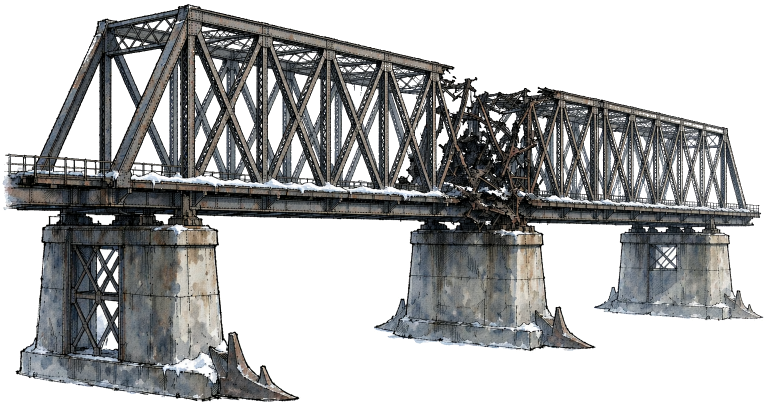
#> input picture tools/bridge_restyle/bridge_PHOTOREAL_ORIGINAL.png, 1530 x 812 px, found by its file name (shown at 1/2 size)
$ python restyle_bridge.py
#> lines starting #> are read from the running program, lines starting #| are printed output that depends on the picture; after the words box and inside, x2 and y2 are one past the last pixel; in counts of white or black regions, pixels touching at a corner belong together
#!/usr/bin/env python
"""
restyle_bridge_v3.py —— 写实江桥 → InkStyle 手绘上色风（第 3 版管线）

前两版（给写实图换色）失败的教训，都有数据支撑：

    指标            房子(参照)   v1 成品     问题
    墨线占比         ~12%         2.3%        只有色块，没有线
    桁架构件段数      16 段       4 段        find_enclosed_holes 把镂空填实了
    彩度 p50         0.035       0.090       明显不是同一个游戏
    墨线 RGB      近黑中性      暖褐         色调不对

v3 的做法
---------
1. **几何一个像素都不填**。只做两件事：拆掉检修走道栏杆（"两个路"的另一半根因）、
   补上铆钉冲孔这种 1-2px 的破洞（大面积镂空是桁架的形状，动不得）。
2. **颜色按材质分**，而不是按亮度一刀切：
   锈褐主梁 / 暗板岩腹杆 / 中性钢桥面 / 暖灰混凝土 / 纸白雪。
   原图的钢构本来就是暖褐的，v1/v2 给它染成蓝灰，是"不像同一个游戏"的主因。
3. **平涂用硬边**。分档之后不再做高斯软过渡，色块边界干脆，才像"画"出来的。
4. **墨线** = alpha 内缩轮廓(2px) + 长走向暗缝。铆钉是圆点（走向短），
   缝是长线（走向长），用走向长度就能分开，噪点自然消失。
5. **雪只给极亮且几乎无彩的地方**（纸白透出来），桥墩上的阳光亮斑不算雪。

用法: python restyle_bridge_v3.py <输入.png> <输出.png>
"""

import os
import sys

import numpy as np
from PIL import Image, ImageDraw, ImageFilter


# ————————————————————————————————————————————————————————————
#  形态学工具（来自 v1，已验证有效；此处内联，仓库里单文件可跑）
# ————————————————————————————————————————————————————————————

def dilate(mask, size):
    """膨胀一个二值/灰度蒙版（用 MaxFilter 近似，比逐像素卷积快得多）。"""
    m = Image.fromarray((np.clip(mask, 0, 1) * 255).astype(np.uint8))
    m = m.filter(ImageFilter.MaxFilter(size))
    return np.asarray(m).astype(np.float64) / 255.0


def open_mask(mask, size=3):
    """形态学开运算（先腐蚀后膨胀）：抹掉面积太小的碎块。

    写实图上每个铆钉都是一个小亮点，雪的蒙版会把它们一个个当成雪，
    结果桥面上撒满白点。开运算只留下成片的区域。
    """
    m = Image.fromarray((np.clip(mask, 0, 1) * 255).astype(np.uint8))
    m = m.filter(ImageFilter.MinFilter(size))
    m = m.filter(ImageFilter.MaxFilter(size))
    return np.asarray(m).astype(np.float64) / 255.0


def distance_transform(mask, max_d=48):
    """
    距离变换：每个实体像素到最近背景像素的距离。

    用反复腐蚀来算：每做一次 3x3 的 MinFilter(腐蚀)，
    距离就近一格；像素在第几轮消失，它的距离就是几。
    纯 numpy + PIL，够快（1530x812 跑 48 轮不到两秒）。
    """
    cur = (mask > 0.5)
    dist = np.zeros(mask.shape, dtype=np.float64)
    for i in range(1, max_d + 1):
        nxt = cur.copy()
        nxt[1:, :] &= cur[:-1, :]
        nxt[:-1, :] &= cur[1:, :]
        nxt[:, 1:] &= cur[:, :-1]
        nxt[:, :-1] &= cur[:, 1:]
        cur = nxt
        dist += cur
    return dist


def horizontal_run(mask):
    """
    每个实体像素所在的"水平连续段"有多长。

    累积法：左边用 np.maximum.accumulate 找本段最左的实体像素，
    右边用反向 np.minimum.accumulate 找本段最右的实体像素。
    """
    h, w = mask.shape
    idx = np.arange(w)
    row = mask
    left = np.maximum.accumulate(np.where(row, idx, -1), axis=1)
    right = np.minimum.accumulate(np.where(row, idx, w)[:, ::-1], axis=1)[:, ::-1]
    run = (right - left + 1).astype(np.float64)
    return np.where(row, run, 0.0)


def deck_top_profile(w, y0=342.0, slope=0.054, ymin=330.0, ymax=424.0):
    """
    桥面顶边在贴图里的行号（每一列一个值）。

    这条线是斜的：原图是一张透视渲染，桥从左向右往后缩，
    近端的桥面在第 342 行，远端已经落到第 413 行。
    实测值（用"连续实心 25 行"定桥面顶）：
        x=0 -> 342    x=240 -> 355   x=720 -> 382
        x=600 -> 372  x=1080 -> 400  x=1320 -> 413
    线性拟合 y = 342 + 0.054x 除了 x=480 一处局部特征外全部命中，
    所以直接用这条线，够准也够稳。
    """
    x = np.arange(w, dtype=np.float64)
    return np.clip(y0 + slope * x, ymin, ymax)


def remove_deck_railing(alpha, band_h=52, core_size=11, halo=17, guard=3, thin_max=17.0):
    """
    拆掉桥面上的检修走道栏杆——"一个桥出现两条路"的另一半根因。

    现实里，1931 年的嫩江江桥是公路桥，桥面上不会有铁路检修走道；
    而这一关的主角是铁轨。所以栏杆要去掉。

    难点是分清"栏杆"和"桁架"。颜色分不开（两者都是钢，偏色几乎一样），
    位置也分不开（它们在同一片行里交错）。能分开的是**粗细**：

      · 桁架的主构件（弦杆、斜杆、立柱）宽 25-40px，是粗的
      · 桁架腹杆的缀条 8-14px，是细的
      · 检修走道的立柱和横杆 4-10px，也是细的

    光看"细"会连缀条一起删——那没关系，缀条本来就是多余的细节，
    删掉之后它留下的洞会被后面的填孔步骤补回实心，构件还是实心的。

    真正要保护的是**粗构件本身**。做法是形态学的"厚薄分离"：

        core  = 开运算(11)     只剩粗构件的核心
        prot  = 膨胀(core)     粗构件外扩 8px 的保护区
        thin  = 实心 & 不在保护区里   立在空中的细杆

    桁架斜杆的边缘（1-3px 毛边）落在保护区里，不会被啃掉；
    栏杆立柱离任何粗构件都有 30px 以上，一定被选中。

    保护规则：桥面顶板以上 guard 行不删，免得把雪线和桥面边缘啃出缺口。
    """
    h, w = alpha.shape
    m = alpha > 0.5

    deck_top = deck_top_profile(w)
    rows = np.arange(h)[:, None]
    band = (rows >= (deck_top[None, :] - band_h)) & (rows <= (deck_top[None, :] - guard))

    # ——— 判据一：**构件的实际厚度** ———
    #
    # 距离变换给出每个实体像素到最近背景的距离，乘二就是这一处的构件厚度。
    #   桁架主构件 25-40px 厚  ->  厚
    #   桁架腹杆的缀条 8-14px  ->  薄（细节，本来就该删）
    #   检修走道的立柱横杆 4-14px  ->  薄
    #
    # 之前只用形态学开运算分粗细，门槛卡在 11px，
    # 结果栏杆那根 12px 粗的顶横杆被当成"粗构件"保住了，
    # 栅栏拆不干净。现在改成直接量厚度，门槛 8px（半宽 <= 8）。
    dist = distance_transform(m)
    thin = (2.0 * dist + 1.0) <= thin_max

    # ——— 判据二：**这一列上面还有没有桁架** ———
    #
    # 远端的桁架因为透视会变得很细（远端构件只有 6-10px 宽），
    # 单看厚度会把远端的桥也当成栏杆啃掉。
    # 所以再加一条：这一列在带子上方 20 行里，如果还连着 >= 10 像素的实体，
    # 说明有桁架构件从这里穿过去，这一列只按"厚度"删，不整列清空。
    cs = np.cumsum(m.astype(np.int32), axis=0)
    cs_pad = np.vstack([np.zeros((1, w), dtype=np.int32), cs])
    win = np.maximum(np.arange(h) - 20, 0)
    cont = (cs_pad[np.arange(h)] - cs_pad[win]) >= 10

    # 粗构件保护区：桁架主构件的边缘有 1-3px 毛边，别啃掉
    core = open_mask(m.astype(np.float64), core_size) > 0.5
    prot = dilate((core & band).astype(np.float64), halo) > 0.5
    prot &= band

    # 判据三：**长横杆**。
    #
    # 远端透视里的走道扶手会变粗（12-20px），前两条判据都漏掉了它，
    # 结果在轨道上方留下一小段悬空的细线。
    # 横杆的特征很好认：水平方向连得很长（>=40px），竖直方向却很薄。
    # 桁架在这个高度上只有斜杆和立柱，横着走的只有扶手本身。
    hrun = horizontal_run(m)
    longbar = (hrun >= 40.0) & (thin | ((2.0 * dist + 1.0) <= 24.0))

    # 删三种：
    #   A. 带子里所有"薄"的像素 —— 栏杆和缀条都归在这一类
    #   B. 整根立柱 —— 那些上方没有任何桁架结构、只在带子里露头的竖条
    #      （栏杆立杆在远处透视里最细，靠厚度判据容易漏，这里兜底）
    #   C. 长横杆 —— 粗一点的走道扶手
    delete_a = band & m & thin & ~prot
    delete_b = band & m & ~cont & ~prot
    delete_c = band & m & longbar & ~prot
    delete = delete_a | delete_b | delete_c

    out = alpha.copy()
    out[delete] = 0.0
    return out, delete


# ————————————————————————————————————————————————————————————
#  InkStyle 色板
#  参照实测：房子墨线 (0.096,0.095,0.090) 近黑；亮度 p50 0.493；彩度 p50 0.035
# ————————————————————————————————————————————————————————————
INK = (0.092, 0.088, 0.082)        # 主墨线：近黑中性
PAPER = (0.905, 0.910, 0.906)      # 纸底 / 雪（比背景雪山略暗，免得跳出来）

# 桁架：锈褐主梁（暖，但克制——房子暖度 +0.063，尸体 +0.212，木头才是暖的）
CHORD_DK = (0.220, 0.186, 0.158)   # 锈褐·暗
CHORD_MID = (0.348, 0.298, 0.252)  # 锈褐·中
CHORD_LIT = (0.478, 0.418, 0.356)  # 锈褐·亮
CHORD_EDGE = (0.628, 0.562, 0.488)  # 受光边缘

# 腹杆：**中性深灰**，不是蓝灰。
# 背景雪山是冷白（中位 0.845），冷蓝灰的桁架在它面前会直接化掉。
# 前景实体（中位亮度）都在 0.25~0.35：榆树 0.309、烧毁房子 0.226、尸体 0.250。
WEB_DK = (0.118, 0.116, 0.112)     # 腹杆/节点板·暗
WEB_MID = (0.228, 0.224, 0.216)    # 腹杆·中
WEB_LIT = (0.362, 0.355, 0.340)    # 腹杆·亮
STEEL_LIT = (0.522, 0.512, 0.492)  # 亮钢

# 桥面（钢梁）
DECK_DK = (0.205, 0.204, 0.200)
DECK_MID = (0.348, 0.345, 0.338)
DECK_LIT = (0.518, 0.512, 0.498)

# 桥墩（混凝土，暖灰）。参考"烧毁的房子"：墙是一大片平涂，不画脏渍
CONC_DD = (0.248, 0.240, 0.226)
CONC_DK = (0.352, 0.340, 0.318)
CONC_MID = (0.478, 0.462, 0.436)
CONC_LIT = (0.640, 0.620, 0.586)

BURNT = (0.215, 0.192, 0.170)      # 烧毁的焦黑钢


# ————————————————————————————————————————————————————————————
#  基础工具
# ————————————————————————————————————————————————————————————

def _f(img):
    return np.asarray(img).astype(np.float64) / 255.0


def _gauss_rgb(arr, radius):
    return _f(Image.fromarray((np.clip(arr, 0, 1) * 255).astype(np.uint8))
              .filter(ImageFilter.GaussianBlur(radius)))


def gaussian(lum, radius):
    return _f(Image.fromarray((np.clip(lum, 0, 1) * 255).astype(np.uint8))
              .filter(ImageFilter.GaussianBlur(radius)))


def median_filter(lum, radius):
    size = radius * 2 + 1
    return _f(Image.fromarray((np.clip(lum, 0, 1) * 255).astype(np.uint8))
              .filter(ImageFilter.MedianFilter(size)))


def run_length(mask, axis):
    """每个前景像素所在连续段的长度。axis=0 横向，1 纵向。"""
    m = mask.T if axis == 0 else mask
    h, w = m.shape
    fwd = np.zeros_like(m, dtype=np.int32)
    run = np.zeros(h, dtype=np.int32)
    for x in range(w):
        run = np.where(m[:, x], run + 1, 0)
        fwd[:, x] = run
    bwd = np.zeros_like(m, dtype=np.int32)
    run = np.zeros(h, dtype=np.int32)
    for x in range(w - 1, -1, -1):
        run = np.where(m[:, x], run + 1, 0)
        bwd[:, x] = run
    out = fwd + bwd - 1
    return out.T if axis == 0 else out


def inner_contour_band(alpha, width):
    """alpha 的内缩轮廓带：墨线只画在实体上，不溢出到透明区。"""
    m = Image.fromarray((np.clip(alpha, 0, 1) * 255).astype(np.uint8))
    for _ in range(width - 1):
        m = m.filter(ImageFilter.MinFilter(3))
    return np.clip(alpha - _f(m), 0, 1)


def wobble_outline(alpha, seed=5):
    """**手绘感**的轮廓墨线带。

    手绘的线有三个特点，照片的 alpha 边缘一个都没有：

      1. 粗细不匀      —— 檐口最粗，木纹上最细
      2. 位置会抖      —— 线不是精确贴着轮廓，会往外飘一点再回来
      3. 起笔收笔有轻重

    这里准备三组候选带（收缩 1px / 原位 / 膨胀 1px，以及 1/2/3px 三种宽度），
    用一张低频噪声图在它们之间挑。挑到"膨胀"的那一档时线会往外飘，
    正好就是手绘那种飘出去再收回来的感觉。
    """
    h, w = alpha.shape
    rng = np.random.default_rng(seed)
    small = rng.normal(0, 1, (max(2, h // 26), max(2, w // 26)))
    noise = _f(Image.fromarray(((small * 46) + 128).clip(0, 255).astype(np.uint8))
               .resize((w, h), Image.BICUBIC))
    op = alpha > 0.5

    a_er = _f(Image.fromarray((np.clip(alpha, 0, 1) * 255).astype(np.uint8))
              .filter(ImageFilter.MinFilter(3)))
    a_di = _f(Image.fromarray((np.clip(alpha, 0, 1) * 255).astype(np.uint8))
              .filter(ImageFilter.MaxFilter(3)))

    bands = []
    for base in (a_er, alpha, a_di):
        for width in (2, 3, 4):
            bands.append(inner_contour_band(base, width) * op)

    n = len(bands)
    pick = np.clip(((noise + 0.5) * n).astype(int), 0, n - 1)
    out = np.zeros((h, w))
    for i, b in enumerate(bands):
        out[pick == i] = b[pick == i]
    return np.clip(out, 0, 1)


def wash_from_solid(vals, op, radius, far=1.0):
    """只在实体像素上做加权模糊，得到"附近实体色的平均值"。

    这一步替代了"先把透明区置 1.0 再模糊"的做法——后者会让每一个孔洞
    周围套上一圈白晕（桥墩上那些迷彩斑就是这么来的）。
    """
    w = op.astype(np.float64)
    num = gaussian(vals * w, radius)
    den = np.maximum(gaussian(w, radius), 1e-4)
    out = num / den
    return np.where(den < 0.03, far, out)


def classify_holes(alpha):
    """找出被实体完全包住的透明洞，并按"内切圆半径"分级。

    桁架的镂空是桥的形状本身，绝不能动。v5 的教训：开运算判"小孔"
    会把三角形的桁架格子也吃掉（row 120 从 16 段塌成 7 段）。
    这里改用内切圆半径：

        r1  半径 <= 1px（1-2px 的针孔）  -> 补掉
        r2  半径 <= 2px（3-5px 的铆钉孔）-> 补不得，但要把它的墨线环抹掉

    照片上每个铆钉位置都被抠成了一个小洞，墨线沿着洞口一圈，
    于是桁架上就排满了黑方框——那正是上一版"噪点"的来源。
    """
    h, w = alpha.shape
    trans = alpha <= 0.02
    img = Image.fromarray((np.where(trans, 0, 255)).astype(np.uint8), "L")

    seed = None
    for x in range(w):
        if trans[0, x]:
            seed = (x, 0)
            break
    if seed is None:
        for x in range(w):
            if trans[h - 1, x]:
                seed = (x, h - 1)
                break
    if seed is None:
        return np.zeros_like(trans), np.zeros_like(trans), np.zeros_like(trans)

    ImageDraw.floodfill(img, seed, 128)
    enclosed = (np.asarray(img) == 0)
    if not enclosed.any():
        return enclosed, np.zeros_like(trans), np.zeros_like(trans)

    e = Image.fromarray((enclosed * 255).astype(np.uint8), "L")
    core1 = e.filter(ImageFilter.MinFilter(3))
    core2 = core1.filter(ImageFilter.MinFilter(3))
    core1 = np.asarray(core1) > 0
    core2 = np.asarray(core2) > 0
    r1 = enclosed & (dilate(core1.astype(np.float64), 3) <= 0.5)
    r2 = enclosed & (dilate(core2.astype(np.float64), 5) <= 0.5)
    return enclosed, r1, r2


def level_shift(wash, mask, target_median, contrast=1.0):
    """把某个区的亮度整体平移到指定的中位数。

    写实渲染的曝光和手绘色板的亮度不是一回事。照片里的桁架中位亮度
    只有 0.30 出头，直接拿去分档就得到一堵黑墙。这里把每个区的中位数
    对齐到色板该有的位置，色阶才落在预期的档位上。
    """
    if not mask.any():
        return wash
    m = float(np.median(wash[mask]))
    out = wash.copy()
    out[mask] = (wash[mask] - m) * contrast + target_median
    return out


def quantize(lum, thresholds, colors):
    """亮度分档成平涂色。返回颜色图与档位图。"""
    idx = np.digitize(lum, thresholds)
    out = np.zeros(lum.shape + (3,), dtype=np.float64)
    for i, c in enumerate(colors):
        out[idx == i] = c
    return out, idx


def watercolor(out_rgb, seed=11):
    """极轻的水彩质感：低频明度漂移 + 纸纹颗粒。只加在填色上。"""
    rng = np.random.default_rng(seed)
    h, w, _ = out_rgb.shape
    small = rng.normal(0, 1, (max(2, h // 24), max(2, w // 24)))
    drift = _f(Image.fromarray(((small * 40) + 128).clip(0, 255).astype(np.uint8))
               .resize((w, h), Image.BICUBIC)) - 0.5
    out = out_rgb * (1.0 + (drift * 0.055)[..., None])
    grain = rng.normal(0, 1, (h, w))[..., None]
    return np.clip(out + grain * 0.009, 0, 1)


# ————————————————————————————————————————————————————————————
#  主流程
# ————————————————————————————————————————————————————————————

def restyle(src_path, dst_path, verbose=True):
#> called with src_path = 'tools/bridge_PHOTOREAL_ORIGINAL.png', dst_path = 'tools/bridge_styled_v5.png', verbose = True
    im = Image.open(src_path).convert("RGBA")
#> im is the input picture: PIL image 1530x812 RGBA; mean R, G, B, A 173.5, 174.3, 174.3, 125.5
    arr = np.asarray(im).astype(np.float64) / 255.0
    rgb = arr[..., :3]
    alpha = arr[..., 3].copy()
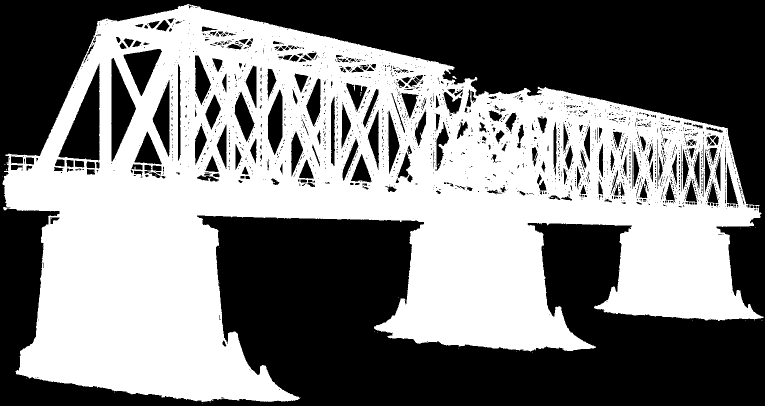
#> alpha: shape (812, 1530) float64 (shown at 1/2 size); values 0 (black) and 1 (white), 49.2% white; 43 white regions (41 under 20 px), largest, box (x1, y1, x2, y2) and area: (5, 8, 1527, 804) 611539, (905, 152, 913, 158) 28
    h, w = alpha.shape
    op = alpha > 0.5

    # ——— 0. 几何 ———
    # 只拆检修走道栏杆（"一个桥出现两条路"的另一半根因）。
    alpha, _ = remove_deck_railing(alpha)
#> after the loop in distance_transform, `for i in range(1, max_d + 1):`:
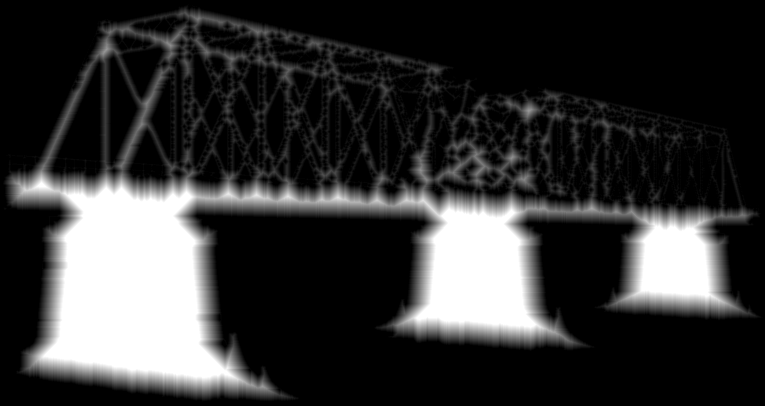
#> dist: shape (812, 1530) float64 (shown at 1/2 size); min 0, max 48, mean 10.1; drawn with min black and max white
#> after the loop in distance_transform, `for i in range(1, max_d + 1):`:
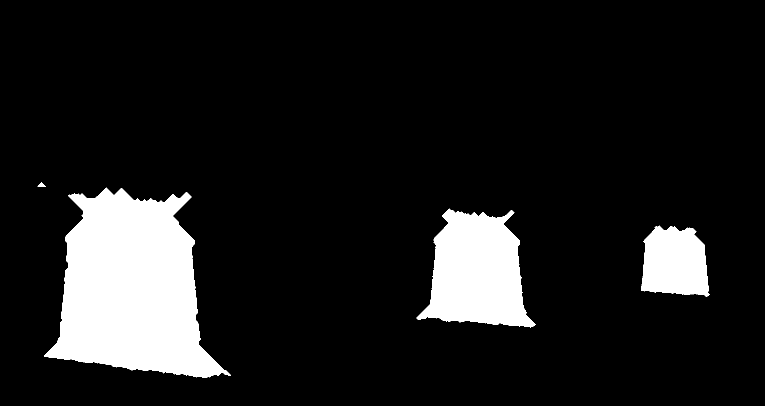
#> nxt: shape (812, 1530) bool (shown at 1/2 size); 11.5% white; 4 white regions, box (x1, y1, x2, y2) and area: (88, 375, 462, 756) 89605, (833, 417, 1071, 655) 37129, (1283, 451, 1419, 593) 15544, (75, 365, 92, 374) 86
#> in remove_deck_railing, `thin = (2.0 * dist + 1.0) <= thin_max`:
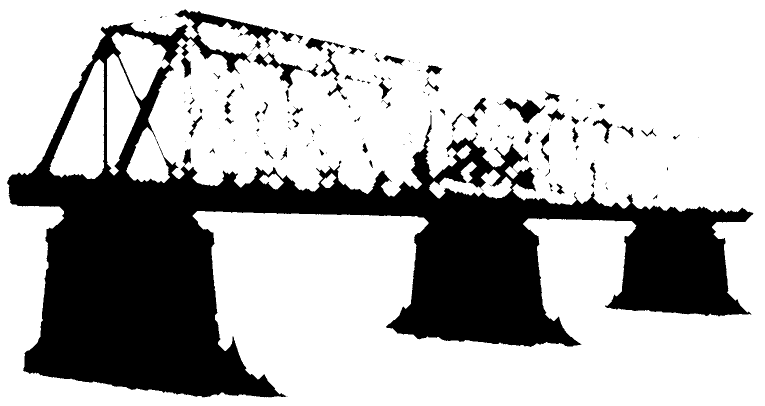
#> thin: shape (812, 1530) bool (shown at 1/2 size); 71.3% white; 139 black regions (70 under 20 px), largest, box (x1, y1, x2, y2) and area: (14, 19, 1507, 795) 342476, (994, 196, 1091, 247) 1684, (507, 104, 606, 177) 1592
#> in remove_deck_railing, `cs = np.cumsum(m.astype(np.int32), axis=0)`:
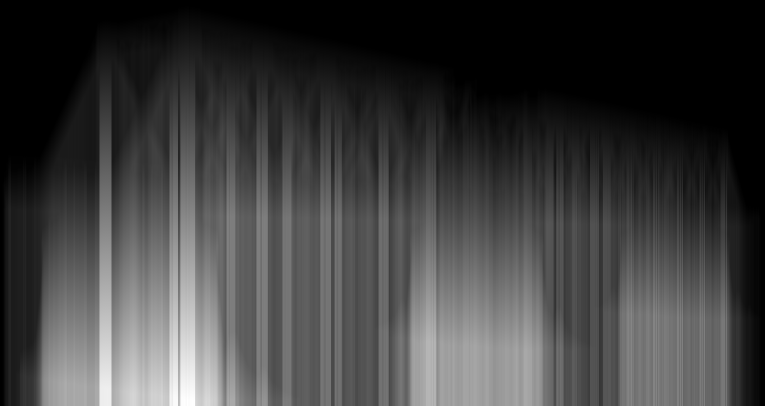
#> cs: shape (812, 1530) int64 (shown at 1/2 size); min 0, max 790, mean 195.9; drawn with min black and max white
#> in horizontal_run, `right = np.minimum.accumulate(np.where(row, idx, w)[:, ::-1], axis=1)[..`:
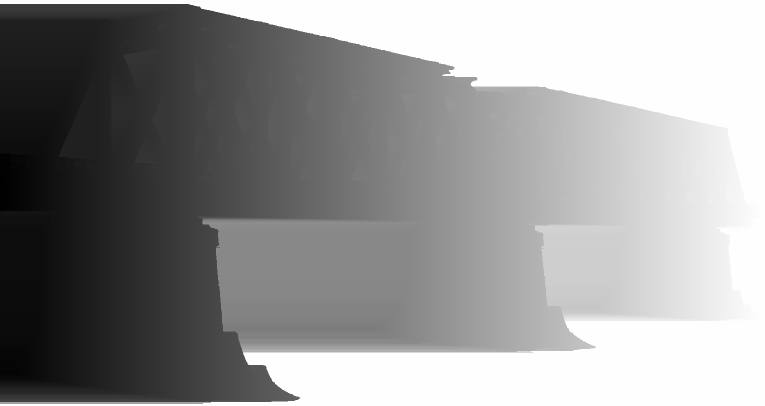
#> right: shape (812, 1530) int64 (shown at 1/2 size); min 4, max 1530, mean 895.8; drawn with min black and max white
#> in remove_deck_railing, `delete_b = band & m & ~cont & ~prot`:
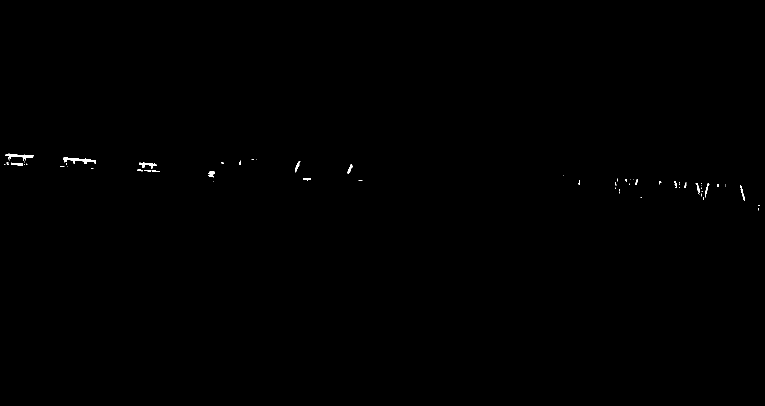
#> delete_b: shape (812, 1530) bool (shown at 1/2 size); 0.15% white; 64 white regions (47 under 20 px), largest, box (x1, y1, x2, y2) and area: (126, 314, 191, 328) 364, (10, 307, 68, 321) 284, (278, 325, 314, 338) 170
    # 铆钉冲孔：1-2px 的针孔直接补掉；3-5px 的孔留着几何，但要把
    # 围着它的墨线环抹掉，否则桁架上会排满黑方框。
    _enc, hole_r1, hole_r2 = classify_holes(alpha)
#> (the rest of the program and of its run is left out)
